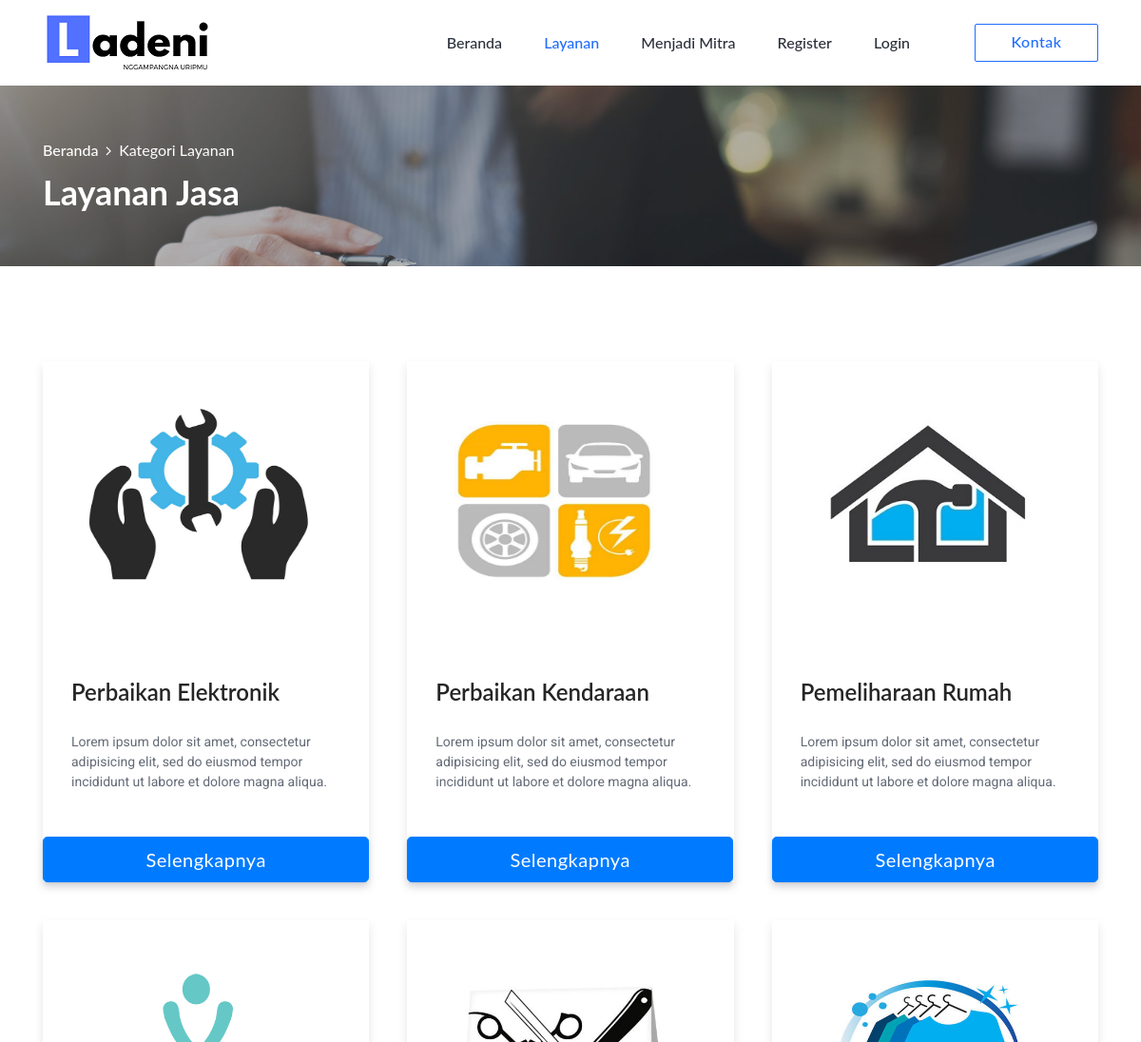
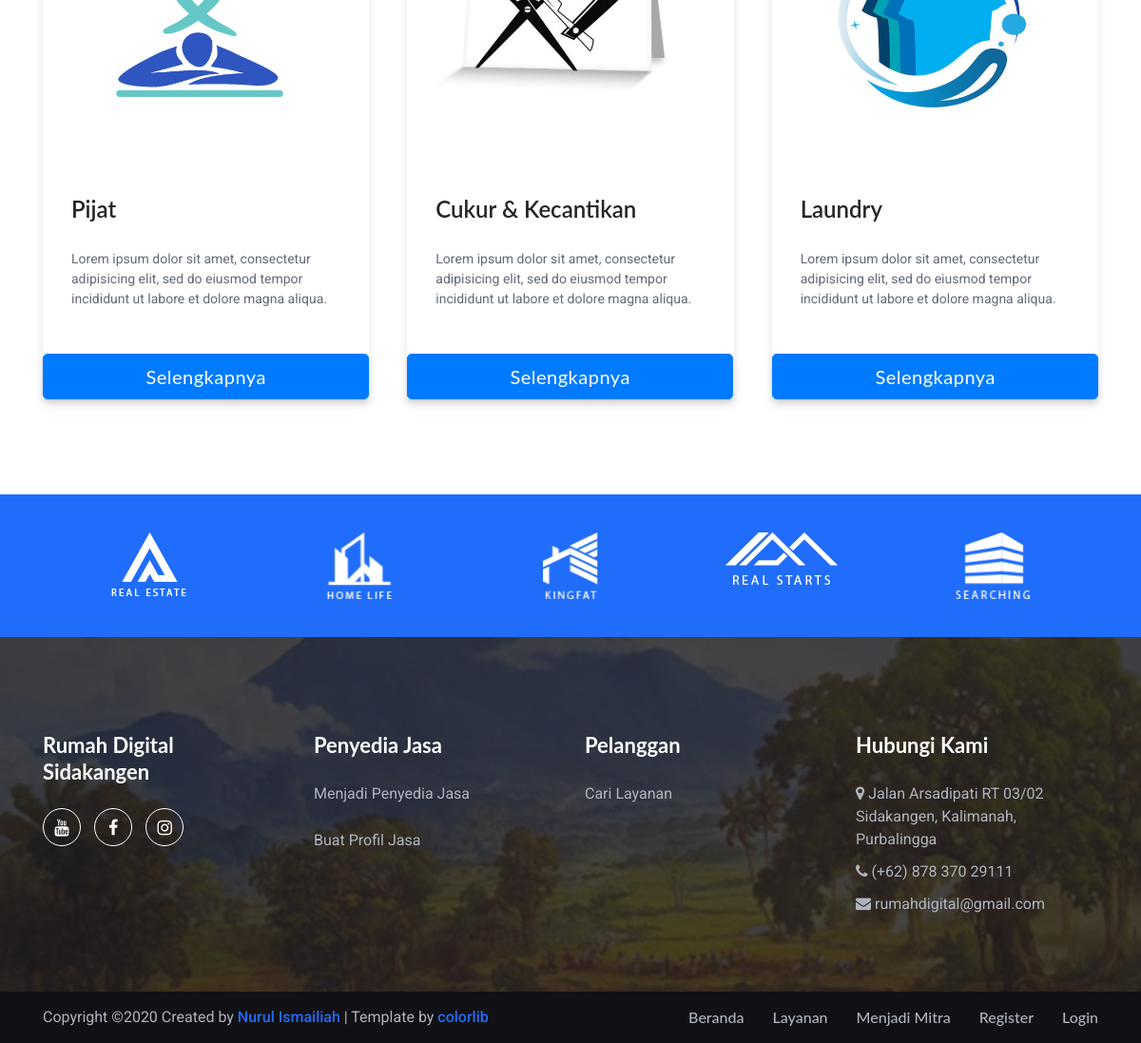
/layanan.php, run on the app's committed database (2 pictures, top to bottom).
### tables this page shows
CREATE TABLE `kategori_jasa` (
  `id_kategori` int(11) NOT NULL,
  `nama_kategori` varchar(100) NOT NULL,
  `deskripsi` text NOT NULL,
  `foto` varchar(255) NOT NULL
);

### fungsi/koneksi.php (called while the page is built, shortened)
<?php
	$base_url = "http://127.0.0.1/jasa/";
?>

### layanan.php (the view, shortened to what this page needs)
<?php
if (isset($_GET['kategori'])){
    include('layanan-kategori.php');
}elseif (isset($_GET['id'])){
    include('layanan-detail.php');
}else{
require_once '_header.php';
?>
    <div class="breadcrumb-area bg-img bg-overlay-3 jarallax wow fadeInUp" data-wow-delay="200ms" style="background-image: url(<?php echo $base_url;?>_assets/client/img/bg-img/bg_1.jpg);">
        <div class="container h-100">
            <div class="row h-100 align-items-center">
                <div class="col-12">
                    <div class="breadcrumb-content">
                        <nav aria-label="breadcrumb">
                            <ol class="breadcrumb">
                                <li class="breadcrumb-item"><a href="<?= $base_url;?>">Beranda</a></li>
                                <li class="breadcrumb-item active" aria-current="page">Kategori Layanan</li>
                            </ol>
                        </nav>
                        <h2 class="page-title">Layanan Jasa</h2>
                    </div>
                </div>
            </div>
        </div>
    </div>
    <div class="rehomes-agent-list-area section-padding-100-60">
        <div class="container">
            <div class="row">
            <?php
            $query= mysqli_query($mysqli, "SELECT * FROM kategori_jasa");
            while ($data = mysqli_fetch_array($query)){
            ?>
                <div class="col-12 col-md-6 col-lg-4 mb-0">
                    <div class="single-agent-area wow fadeInUp" data-wow-delay="200ms">
                        <div class="single-agent-thumb">
                            <img src="_assets/images/layananicon/<?php echo $data['foto'];?>" alt="" style="height: 300px;">
                        </div>
                        <div class="agent-info">
                            <a href="<?php echo $base_url;?>layanan?kategori=<?php echo $data['id_kategori'];  ?>" style="height: 50px"><?php echo $data['nama_kategori'];  ?></a>
                            <p rows="4" style="height: 80px"><?php echo $data['deskripsi']; ?></p>
                        </div>
                        <div class="d-flex">
                            <a href="<?php echo $base_url;?>layanan?kategori=<?php echo $data['id_kategori'];  ?>" class="btn btn-primary btn-block btn-lg">Selengkapnya</a>
                        </div>
                    </div>
                </div>
            <?php } ?>
            </div>
        </div>
    </div>
<?php require_once '_footer.php';
}
?>

### data on the page
kategori_jasa: foto (picture), nama_kategori "Perbaikan Elektronik", deskripsi "Lorem ipsum dolor sit amet, consectetur adipisicing elit, sed do eiusmod tempor incididunt ut labore et dolore magna aliqua."
kategori_jasa: foto (picture), nama_kategori "Perbaikan Kendaraan", deskripsi "Lorem ipsum dolor sit amet, consectetur adipisicing elit, sed do eiusmod tempor incididunt ut labore et dolore magna aliqua."
kategori_jasa: foto (picture), nama_kategori "Pemeliharaan Rumah", deskripsi "Lorem ipsum dolor sit amet, consectetur adipisicing elit, sed do eiusmod tempor incididunt ut labore et dolore magna aliqua."
kategori_jasa: foto (picture), nama_kategori "Pijat", deskripsi "Lorem ipsum dolor sit amet, consectetur adipisicing elit, sed do eiusmod tempor incididunt ut labore et dolore magna aliqua."
kategori_jasa: foto (picture), $data['id_kategori'] 5 (drawn), nama_kategori "Cukur & Kecantikan", deskripsi "Lorem ipsum dolor sit amet, consectetur adipisicing elit, sed do eiusmod tempor incididunt ut labore et dolore magna aliqua."
kategori_jasa: foto (picture), nama_kategori "Laundry", deskripsi "Lorem ipsum dolor sit amet, consectetur adipisicing elit, sed do eiusmod tempor incididunt ut labore et dolore magna aliqua."
